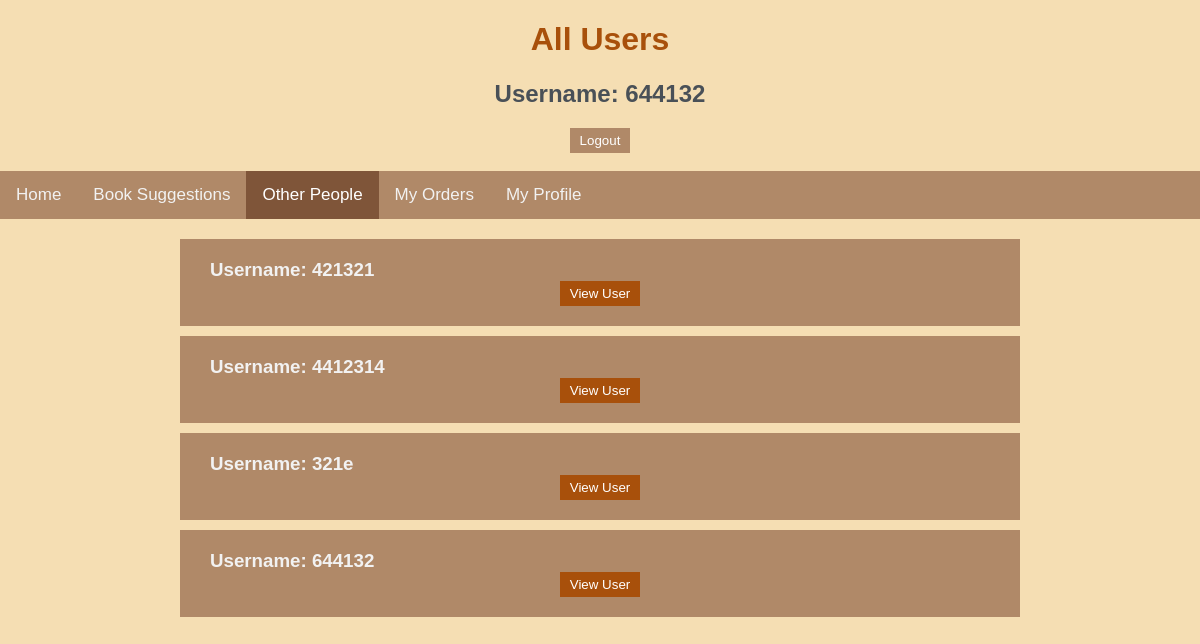
/alluser/644132, run on an earlier commit of the app's database.
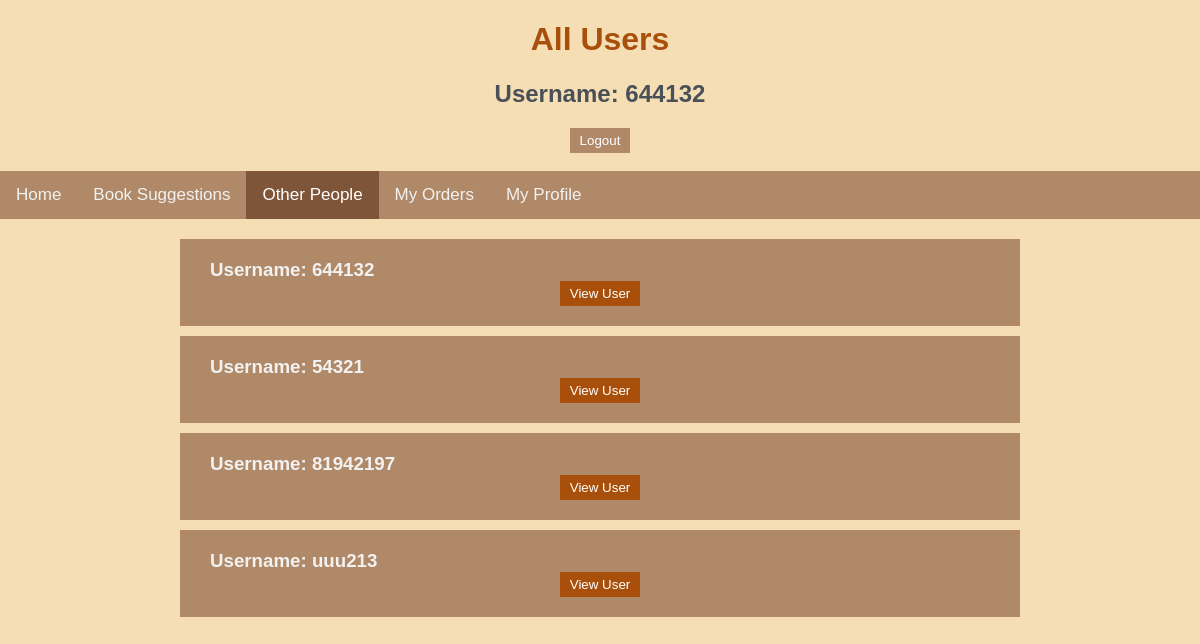
And on a later commit of the database.
### app.py (models this page shows, shortened)
class User(db.Model):
    username = db.Column(db.String(20),nullable=False, primary_key=True)
    password = db.Column(db.String(20),nullable=False)
    name = db.Column(db.String(20))
    address = db.Column(db.String(100))
    email = db.Column(db.String(40))
    trust = db.Column(db.Integer,default=0)
    untrust = db.Column(db.Integer,default=0)

### app.py (the view)
@app.route('/alluser/<id>')
def alluser(id):
    users=User.query.all()
    return render_template('other.html',alluser=users,user=id)

### templates/other.html (shortened to what this page needs)
{% extends "base.html" %}
{% block body %}
<h1 id=top>All Users</h1>
<h2 id=top>Username: {{user}}</h2>
<div class="toIndex"><form action='/' >
    <input class="button" type="submit" value="Logout"></form></div><br>
<div class="topnav">
    <a href="/main/{{user}}">Home</a>
    <a href="/">Book Suggestions</a>
    <a class="active" href="/alluser/{{user}}">Other People</a>
    <a href="/orderInfo/{{user}}">My Orders</a>
    <a href="/profile/{{user}}">My Profile</a>
</div>
<div class="allBook">
        {%for cus in alluser%}
        <div class="eachbook">
            <h3 id='eachb'>
                Username: {{cus.username}}
                <div class="toIndex"><form action='/oneuser/{{user}}/{{cus.username}}' >
                    <input class="viewbutton" type="submit" value="View User"></form></div>
            </h3>
        </div>
        {%endfor%}
</div>
{% endblock %}

What changed in the data, as far as the page shows it:
removed User: username "421321"
removed User: username "4412314"
removed User: username "321e"
added User: username "54321"
added User: username "81942197"
added User: username "uuu213"
